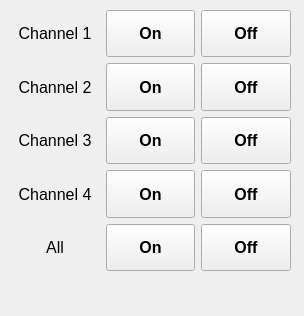
<?xml version="1.0" encoding="UTF-8"?>
<ui version="4.0">
 <class>Form</class>
 <widget class="QWidget" name="Form">
  <property name="geometry">
   <rect>
    <x>0</x>
    <y>0</y>
    <width>304</width>
    <height>316</height>
   </rect>
  </property>
  <property name="windowTitle">
   <string>Form</string>
  </property>
  <widget class="QWidget" name="gridLayoutWidget">
   <property name="geometry">
    <rect>
     <x>10</x>
     <y>10</y>
     <width>281</width>
     <height>261</height>
    </rect>
   </property>
   <layout class="QGridLayout" name="gridLayout">
    <item row="2" column="0">
     <widget class="QLabel" name="label_2">
      <property name="font">
       <font>
        <family>Arial</family>
        <pointsize>12</pointsize>
       </font>
      </property>
      <property name="text">
       <string>Channel 2</string>
      </property>
      <property name="alignment">
       <set>Qt::AlignCenter</set>
      </property>
     </widget>
    </item>
    <item row="1" column="1">
     <widget class="QPushButton" name="Channel1_On">
      <property name="sizePolicy">
       <sizepolicy hsizetype="Minimum" vsizetype="Expanding">
        <horstretch>0</horstretch>
        <verstretch>0</verstretch>
       </sizepolicy>
      </property>
      <property name="font">
       <font>
        <family>Arial</family>
        <pointsize>12</pointsize>
        <weight>75</weight>
        <bold>true</bold>
       </font>
      </property>
      <property name="text">
       <string>On</string>
      </property>
     </widget>
    </item>
    <item row="1" column="2">
     <widget class="QPushButton" name="Channel1_Off">
      <property name="sizePolicy">
       <sizepolicy hsizetype="Minimum" vsizetype="Expanding">
        <horstretch>0</horstretch>
        <verstretch>0</verstretch>
       </sizepolicy>
      </property>
      <property name="font">
       <font>
        <family>Arial</family>
        <pointsize>12</pointsize>
        <weight>75</weight>
        <bold>true</bold>
       </font>
      </property>
      <property name="text">
       <string>Off</string>
      </property>
     </widget>
    </item>
    <item row="3" column="2">
     <widget class="QPushButton" name="Channel3_Off">
      <property name="sizePolicy">
       <sizepolicy hsizetype="Minimum" vsizetype="Expanding">
        <horstretch>0</horstretch>
        <verstretch>0</verstretch>
       </sizepolicy>
      </property>
      <property name="font">
       <font>
        <family>Arial</family>
        <pointsize>12</pointsize>
        <weight>75</weight>
        <bold>true</bold>
       </font>
      </property>
      <property name="text">
       <string>Off</string>
      </property>
     </widget>
    </item>
    <item row="2" column="2">
     <widget class="QPushButton" name="Channel2_Off">
      <property name="sizePolicy">
       <sizepolicy hsizetype="Minimum" vsizetype="Expanding">
        <horstretch>0</horstretch>
        <verstretch>0</verstretch>
       </sizepolicy>
      </property>
      <property name="font">
       <font>
        <family>Arial</family>
        <pointsize>12</pointsize>
        <weight>75</weight>
        <bold>true</bold>
       </font>
      </property>
      <property name="text">
       <string>Off</string>
      </property>
     </widget>
    </item>
    <item row="2" column="1">
     <widget class="QPushButton" name="Channel2_On">
      <property name="sizePolicy">
       <sizepolicy hsizetype="Minimum" vsizetype="Expanding">
        <horstretch>0</horstretch>
        <verstretch>0</verstretch>
       </sizepolicy>
      </property>
      <property name="font">
       <font>
        <family>Arial</family>
        <pointsize>12</pointsize>
        <weight>75</weight>
        <bold>true</bold>
       </font>
      </property>
      <property name="text">
       <string>On</string>
      </property>
     </widget>
    </item>
    <item row="3" column="1">
     <widget class="QPushButton" name="Channel3_On">
      <property name="sizePolicy">
       <sizepolicy hsizetype="Minimum" vsizetype="Expanding">
        <horstretch>0</horstretch>
        <verstretch>0</verstretch>
       </sizepolicy>
      </property>
      <property name="font">
       <font>
        <family>Arial</family>
        <pointsize>12</pointsize>
        <weight>75</weight>
        <bold>true</bold>
       </font>
      </property>
      <property name="text">
       <string>On</string>
      </property>
     </widget>
    </item>
    <item row="1" column="0">
     <widget class="QLabel" name="label">
      <property name="font">
       <font>
        <family>Arial</family>
        <pointsize>12</pointsize>
       </font>
      </property>
      <property name="text">
       <string>Channel 1</string>
      </property>
      <property name="alignment">
       <set>Qt::AlignCenter</set>
      </property>
     </widget>
    </item>
    <item row="3" column="0">
     <widget class="QLabel" name="label_3">
      <property name="font">
       <font>
        <family>Arial</family>
        <pointsize>12</pointsize>
       </font>
      </property>
      <property name="text">
       <string>Channel 3</string>
      </property>
      <property name="alignment">
       <set>Qt::AlignCenter</set>
      </property>
     </widget>
    </item>
    <item row="5" column="0">
     <widget class="QLabel" name="label_4">
      <property name="font">
       <font>
        <family>Arial</family>
        <pointsize>12</pointsize>
       </font>
      </property>
      <property name="text">
       <string>Channel 4</string>
      </property>
      <property name="alignment">
       <set>Qt::AlignCenter</set>
      </property>
     </widget>
    </item>
    <item row="5" column="1">
     <widget class="QPushButton" name="Channel4_On">
      <property name="sizePolicy">
       <sizepolicy hsizetype="Minimum" vsizetype="Expanding">
        <horstretch>0</horstretch>
        <verstretch>0</verstretch>
       </sizepolicy>
      </property>
      <property name="font">
       <font>
        <family>Arial</family>
        <pointsize>12</pointsize>
        <weight>75</weight>
        <bold>true</bold>
       </font>
      </property>
      <property name="text">
       <string>On</string>
      </property>
     </widget>
    </item>
    <item row="5" column="2">
     <widget class="QPushButton" name="Channel4_Off">
      <property name="sizePolicy">
       <sizepolicy hsizetype="Minimum" vsizetype="Expanding">
        <horstretch>0</horstretch>
        <verstretch>0</verstretch>
       </sizepolicy>
      </property>
      <property name="font">
       <font>
        <family>Arial</family>
        <pointsize>12</pointsize>
        <weight>75</weight>
        <bold>true</bold>
       </font>
      </property>
      <property name="text">
       <string>Off</string>
      </property>
     </widget>
    </item>
    <item row="6" column="0">
     <widget class="QLabel" name="label_5">
      <property name="font">
       <font>
        <family>Arial</family>
        <pointsize>12</pointsize>
       </font>
      </property>
      <property name="text">
       <string>All</string>
      </property>
      <property name="alignment">
       <set>Qt::AlignCenter</set>
      </property>
     </widget>
    </item>
    <item row="6" column="1">
     <widget class="QPushButton" name="AllChannels_On">
      <property name="sizePolicy">
       <sizepolicy hsizetype="Minimum" vsizetype="Expanding">
        <horstretch>0</horstretch>
        <verstretch>0</verstretch>
       </sizepolicy>
      </property>
      <property name="font">
       <font>
        <family>Arial</family>
        <pointsize>12</pointsize>
        <weight>75</weight>
        <bold>true</bold>
       </font>
      </property>
      <property name="text">
       <string>On</string>
      </property>
     </widget>
    </item>
    <item row="6" column="2">
     <widget class="QPushButton" name="AllChannels_Off">
      <property name="sizePolicy">
       <sizepolicy hsizetype="Minimum" vsizetype="Expanding">
        <horstretch>0</horstretch>
        <verstretch>0</verstretch>
       </sizepolicy>
      </property>
      <property name="font">
       <font>
        <family>Arial</family>
        <pointsize>12</pointsize>
        <weight>75</weight>
        <bold>true</bold>
       </font>
      </property>
      <property name="text">
       <string>Off</string>
      </property>
     </widget>
    </item>
   </layout>
  </widget>
  <zorder>gridLayoutWidget</zorder>
  <zorder>label_2</zorder>
 </widget>
 <resources/>
 <connections/>
</ui>
